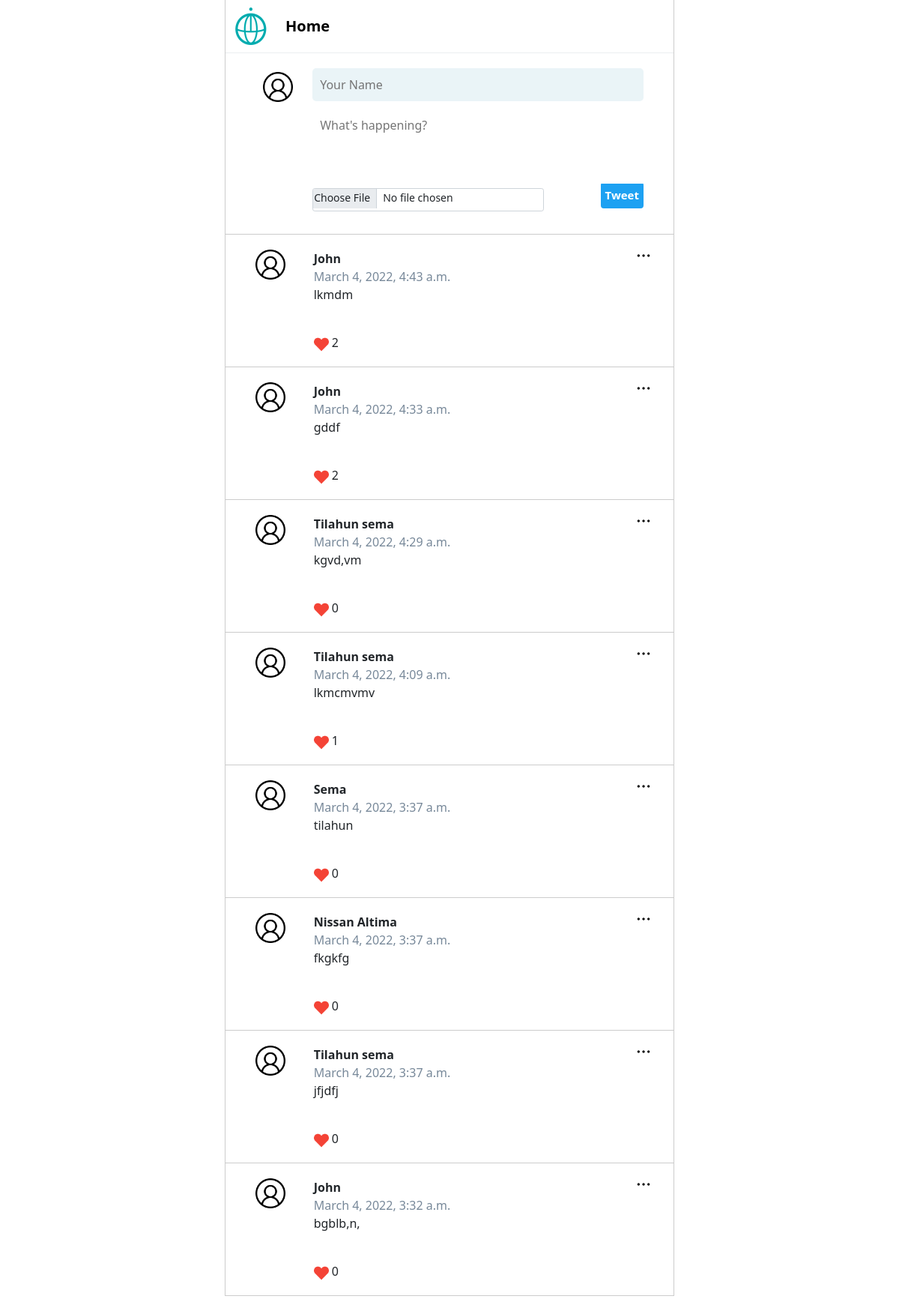
The page / on the database its author committed.
### posts/models.py (models this page shows)
class Post(models.Model):
    class Meta(object):
        db_table = 'post'
    name = models.CharField(
       'Name', blank=False, null=False, max_length=14, db_index=True, default='anonymous'
    )
    body = models.CharField(
       'Body', blank=True, null=True, max_length=140, db_index=True
   )
    image = CloudinaryField(
        "image", blank=True, db_index=True
    )
    like_count = models.IntegerField(
       "like_count",default=0,  blank=True
    )
    created_at = models.DateTimeField(
      'Created DateTime', blank=True, auto_now_add=True
   )

### posts/views.py (the view, shortened to what this page needs)
# urls.py: path('',views.index,name='index'),
def index(request):
    posts = Post.objects.all().order_by('-created_at')[:20]
    return render(request, 'posts.html', {'posts': posts})

### templates/posts.html (shortened to what this page needs)
{% extends "base.html" %}  {% block content %} {% load static %}
<section class="content">
    <div class="main">
      <div class="main-header">
        <img src="/static/img/logo.png" class="logo" />
        <a href="#">Home</a>
      </div>
      <section class="post_form">
        <div class="my-icon">
          <img style="width:40px" src="/static/img/user.png" alt="" />
        </div>
        <div class="input-area">
          <form action="/" method="POST" enctype="multipart/form-data">
            <input
              type="text"
              name="name"
              placeholder="Your Name"
              maxlength="20"
              required
            />
            <textarea
              name="body"
              rows="3"
              placeholder="What's happening?"
              maxlength="140"
              required
            ></textarea>
            <input
              class="form-control form-control-sm"
              type="file"
              name="image"
            />
            <div class="bottom">
              <input class="btn" type="submit" value="Tweet" />
            </div>
          </form>
        </div>
      </section>
      <section class="posts">
        <ul>
          {%if posts.count == 0 %}
          <p class="p-3">There is no tweet now.</p>
          {% else %} {% for post in posts %}
          <li>
            <img
              class="menu_icon js-menu-icon"
              src="{% static 'img/option.png' %}"
            />
            <div class="logo">
              <a href=""><img src="/static/img/user.png" /></a>
            </div>
            <div class="name_body">
              <div class="name">{{ post.name }}</div>
              <div class="datetime">{{ post.created_at }}</div>
              <p>{{ post.body }}</p>
              <div class="icon"><br>
                <a href="likes/{{ post.id }}">
                  <img class="like"  src="{% static 'img/heart.png' %}"
                /></a>
                {{ post.like_count }}
              </div>
            </div>
          </li>
          {% endfor %} {% endif %}
        </ul>
      </section>
    </div>
  </section>
  {% endblock %}

### templates/base.html (shortened to what this page needs)
<!DOCTYPE html>
<html lang="en">
<head>
    <link href="https://cdn.jsdelivr.net/npm/bootstrap@5.0.0-beta1/dist/css/bootstrap.min.css"
        rel="stylesheet"
        />
    {% load static %}
    <link href="{% static '../static/css/style.css' %}" rel="stylesheet"/>
</head>
<body>
    {%block content %} {{content}} {%endblock %}
</body>
</html>

### static/css/style.css (style rules this page uses)
html body { height: 100%; }
.content { max-width: 600px; height: 100%; margin: 0 auto; border-left: 1px solid #ccc; border-right: 1px solid #ccc; }
.logo { height: 50px; }
.main .main-header .logo { width: 50px; margin-right: 20px; }
.main { text-align: left; }
.main .main-header a { font-size: 20px; line-height: 20px; margin-bottom: 0; font-weight: bold; color: black; text-decoration: none; }
.main .main-header { padding: 10px; border-bottom: 1px solid rgb(235, 238, 240); }
.main .main-header { display: flex; justify-content: left; align-items: center; }
.post_form { display: flex; padding: 10px; }
.post_form .my-icon { width: 80px; padding: 5px 15px 10px 10px; }
.post_form .my-icon img { width: 10%; }
.post_form .input-area input[type="text"] { border: 0px; width: 100%; background-color: rgb(234, 244, 247); border-radius: 5px; margin-bottom: 10px; padding: 10px; }
.post_form .input-area, textarea { margin: 0; }
.form-control[type="file"] { overflow: hidden; }
.form-control { width: 70%; color: #212529; background-clip: padding-box; border: 1px solid #ced4da; }
.form-control-sm { padding: 0.25rem 0.5rem; font-size: 0.875rem; border-radius: 0.2rem; }
.btn { background-color: rgb(29, 161, 242); color: white; font-size: 15px; font-weight: bold; border-radius: 0.25rem; border: 1px solid transparent; padding: 10px; border: 5px solid rgb(29, 161, 242); }
.bottom { float: right; margin-top: -11%; }
.post_form { padding: 20px 40px; border-bottom: 1px solid #ccc; }
.post_form input { margin-bottom: 10px; padding: 1px; }
.post_form textarea { width: 100%; padding: 10px; border: 0px; padding: 10px; width: 100%; height: 100px; resize: none; }
.posts ul { padding: 0; }
.posts li { position: relative; display: flex; border-bottom: 1px solid #ccc; padding: 20px 40px; list-style: none; text-decoration: none; }
.posts li .menu_icon { width: 20px; position: absolute; right: 30px; top: 18px; }
.posts li .logo { flex-basis: 15%; }
.posts li .logo img { width: 40px; }
.posts li .name_body { flex-basis: 85%; }
.posts li .name_body .name { font-weight: bold; }
.posts li .name_body .datetime { color: lightslategray; }
.like { width: 20px; }

### rows shown on the page
Post: name "John", created_at "March 4, 2022, 4:43 a.m.", body "lkmdm", like_count "2"
Post: name "John", created_at "March 4, 2022, 4:33 a.m.", body "gddf", like_count "2"
Post: name "Tilahun sema", created_at "March 4, 2022, 4:29 a.m.", body "kgvd,vm", like_count "0"
Post: name "Tilahun sema", created_at "March 4, 2022, 4:09 a.m.", body "lkmcmvmv", like_count "1"
Post: name "Sema", created_at "March 4, 2022, 3:37 a.m.", body "tilahun", like_count "0"
Post: name "Nissan Altima", created_at "March 4, 2022, 3:37 a.m.", body "fkgkfg", like_count "0"
Post: name "Tilahun sema", created_at "March 4, 2022, 3:37 a.m.", body "jfjdfj", like_count "0"
Post: name "John", created_at "March 4, 2022, 3:32 a.m.", body "bgblb,n,", like_count "0"
